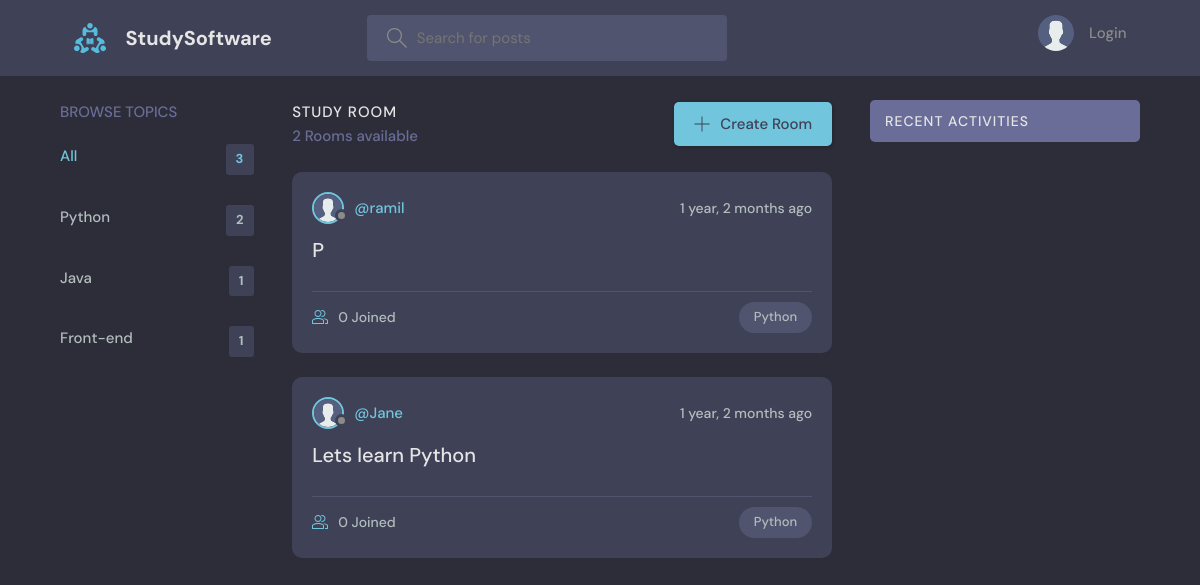
Page /?q=Python on the earlier database version.
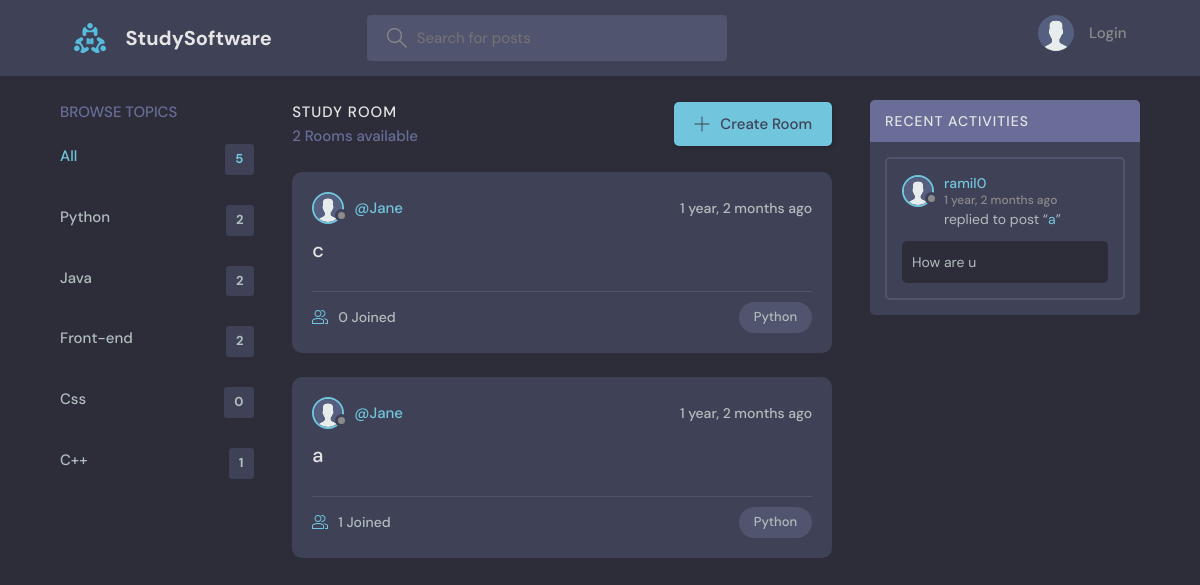
Same page on the later database version.
### base/models.py (models this page shows, shortened)
class Topic(models.Model):
    name = models.CharField(max_length=200)
    def __str__(self):
      return self.name

class Room(models.Model):
    host =  models.ForeignKey(User, on_delete=models.SET_NULL, null=True)
    topic = models.ForeignKey(Topic, on_delete=models.SET_NULL, null=True)
    name = models.CharField(max_length=200)
    description = models.TextField(null=True, blank=True)
    participants = models.ManyToManyField(User, related_name='participants', blank=True)
    updated = models.DateTimeField(auto_now=True)
    created = models.DateTimeField(auto_now_add=True)
    class Meta:
       ordering = ['-updated', '-created']
    def __str__(self):
        return self.name

class Message(models.Model):
    user = models.ForeignKey(User, on_delete=models.CASCADE )
    room = models.ForeignKey(Room, on_delete=models.CASCADE)
    body = models.TextField()
    updated = models.DateTimeField(auto_now=True)
    created = models.DateTimeField(auto_now_add=True)
    class Meta:
       ordering = ['-updated', '-created']

### base/views.py (the view)
# urls.py: path('', views.home, name="home"),
def home(request):
    q = request.GET.get('q') if request.GET.get('q') != None else ''
    rooms = Room.objects.filter(
        Q(topic__name__icontains=q) |
        Q(name__icontains=q) |
        Q(description__icontains=q)
    )
    topics = Topic.objects.all()[0:5]
    room_count = rooms.count()
    room_messages = Message.objects.filter(Q(room__topic__name__icontains=q))
    context = {'rooms': rooms,'topics':topics, 'room_count':room_count, 'room_messages':room_messages}
    return render(request, 'base/home.html', context)

### base/templates/base/home.html (shortened to what this page needs)
 {% extends 'main.html' %}
 {% block content %}
    <main class="layout layout--3">
      <div class="container">
        {% include 'base/topics_component.html' %}
        <div class="roomList">
          <div class="roomList__header">
            <div>
              <h2>Study Room</h2>
              <p>{{room_count}} Rooms available</p>
            </div>
            <a class="btn btn--main" href="{% url 'create-room' %}">
              <svg version="1.1" xmlns="http://www.w3.org/2000/svg" width="32" height="32" viewBox="0 0 32 32">
                <title>add</title>
                <path
                  d="M16.943 0.943h-1.885v14.115h-14.115v1.885h14.115v14.115h1.885v-14.115h14.115v-1.885h-14.115v-14.115z"
                ></path>
              </svg>
              Create Room
            </a>
          </div>
          {% include 'base/feed_component.html' %}
        </div>
        {% include 'base/activity_component.html' %}
      </div>
    </main>
{% endblock content %}

### base/templates/base/topics_component.html
<div class="topics">
    <div class="topics__header">
      <h2>Browse Topics</h2>
    </div>
    <ul class="topics__list">
      <li>
        <a href="{% url 'home'%}" class="active">All <span>{{topics.count}}</span></a>
      </li>
      {% for topic in topics %}
      <li>
        <a href="{% url 'home' %}?q={{topic.name}}" >{{topic.name}} <span>{{topic.room_set.all.count}}</span></a>
      </li>
      {% endfor %}
    </ul>
    <a class="btn btn--link" href="topics.html">
      <svg version="1.1" xmlns="http://www.w3.org/2000/svg" width="32" height="32" viewBox="0 0 32 32">
      </svg>
    </a>
  </div>

### base/templates/base/feed_component.html (shortened to what this page needs)
{% load static %}
{% for room in rooms %}
<div class="roomListRoom">
    <div class="roomListRoom__header">
      <a href="{% url 'user-profile' room.host.id %}" class="roomListRoom__author">
        <div class="avatar avatar--small">
          <img src="{% static 'images/avatar.svg' %}" />
        </div>
        <span>@{{room.host.username}}</span>
      </a>
      <div class="roomListRoom__actions">
        <span>{{room.created|timesince}} ago</span>
      </div>
    </div>
    <div class="roomListRoom__content">
      <a href="{% url 'room' room.id %}">{{room.name}}</a>
    </div>
    <div class="roomListRoom__meta">
      <a href="{% url 'room' room.id %}" class="roomListRoom__joined">
        {{room.participants.all.count}} Joined
      </a>
      <p class="roomListRoom__topic">{{room.topic}}</p>
    </div>
  </div>
  {% endfor %}

### base/templates/base/activity_component.html (shortened to what this page needs)
{% load static %}
<div class="activities">
    <div class="activities__header">
      <h2>Recent Activities</h2>
    </div>
    {% for message in room_messages %}
    <div class="activities__box">
      <div class="activities__boxHeader roomListRoom__header">
        <a href="{% url 'user-profile' message.user.id %}" class="roomListRoom__author">
          <div class="avatar avatar--small">
            <img src="{% static 'images/avatar.svg' %}" />
          </div>
          <p>
            {{message.user}}
            <span> {{message.created|timesince}} ago</span>
          </p>
        </a>
      </div>
      <div class="activities__boxContent">
        <p>replied to post “<a href="{% url 'room' message.room.id%}">{{message.room}}</a>”</p>
        <div class="activities__boxRoomContent">
         {{message.body}}
        </div>
      </div>
    </div>
    {% endfor %}
  </div>

Differences in the rows shown:
removed Room: host.username "ramil", created "1 year, 2 months", name "P", participants.all.count "0", topic "Python"
removed Room: host.username "Jane", created "1 year, 2 months", name "Lets learn Python", participants.all.count "0", topic "Python"
computed for Topic "Java": room_set.all.count "1" → "2"
computed for Topic "Front-end": room_set.all.count "1" → "2"
added Topic: name "Css", room_set.all.count "0"
added Topic: name "C++", room_set.all.count "1"
added Room: host.username "Jane", created "1 year, 2 months", name "c", participants.all.count "0", topic "Python"
added Room: host.username "Jane", created "1 year, 2 months", name "a", participants.all.count "1", topic "Python"
added Message: user "ramil0", created "1 year, 2 months", room "a", body "How are u"
Other differences:
{{ topics.count }}: "3" → "5"
